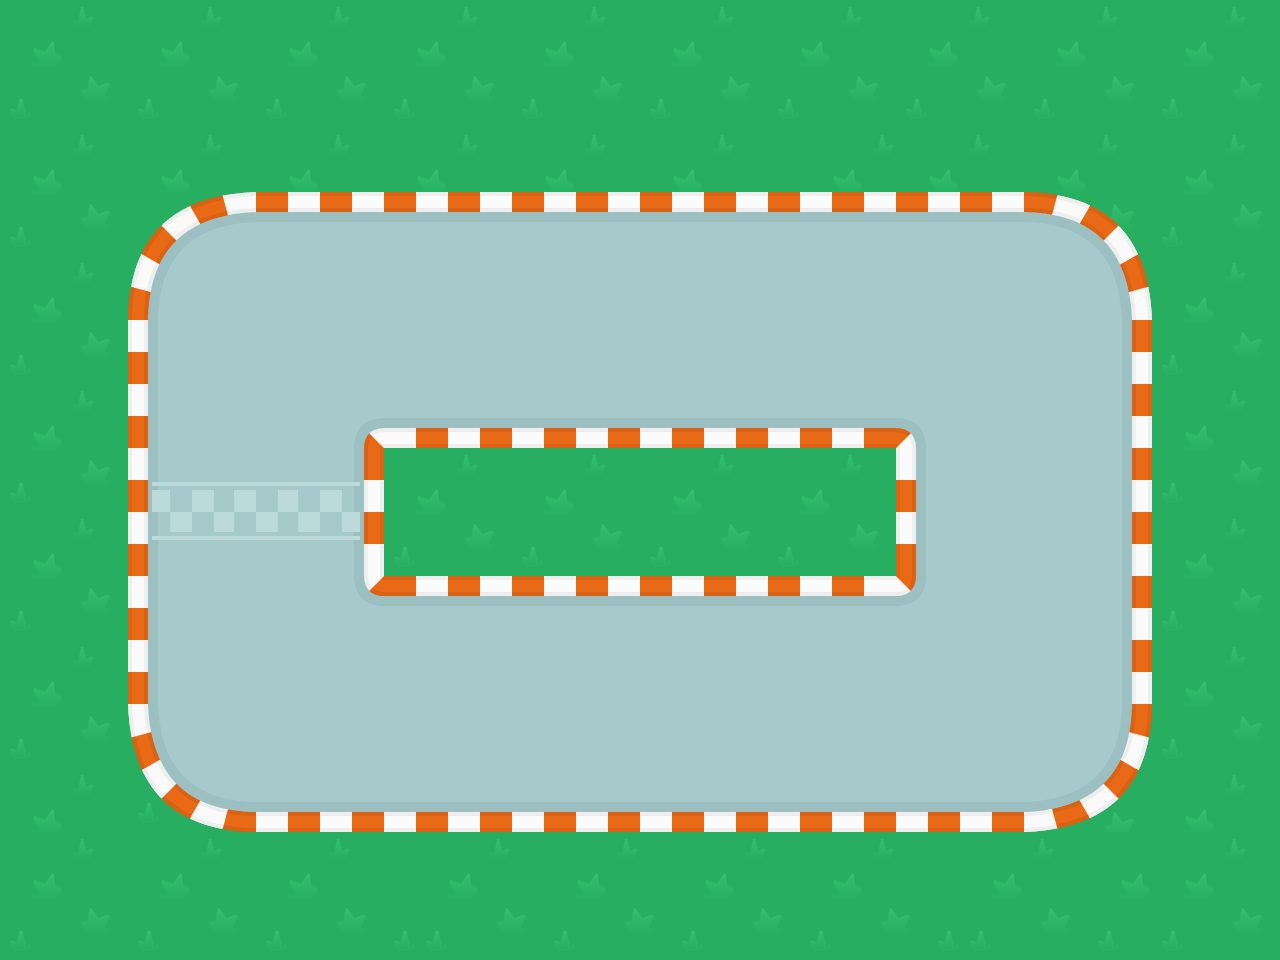

Below is a game level as drawn by its tile map, then a one-line description and the .tmx file that defines it, in full:
An orthogonal 40x30 tile map with 32x32 px tiles, 3 tile layers (backgroundLayer, trackLayer, wallLayer), 2 tilesets and 3 objects (collision, lap_checkpoint, checkpoint).

<map version="1.10" tiledversion="1.10.2" orientation="orthogonal" renderorder="right-down" width="40" height="30" tilewidth="32" tileheight="32" infinite="0" nextlayerid="6" nextobjectid="10">
 <editorsettings>
  <export target="tutorialTrack.tmj" format="json" />
 </editorsettings>
 <tileset firstgid="1" name="trackTileset" tilewidth="128" tileheight="128" tilecount="324" columns="18">
  <image source="spritesheet_tiles.png" width="2304" height="2304" />
  <tile id="183">
   <objectgroup draworder="index" id="3">
    <object id="2" name="collision" x="0.257623" y="107.686" width="127.523" height="19.837" />
   </objectgroup>
  </tile>
 </tileset>
 <tileset firstgid="325" name="wallTileset" tilewidth="32" tileheight="32" tilecount="5184" columns="72">
  <image source="spritesheet_tiles.png" width="2304" height="2304" />
  <tile id="1164">
   <properties>
    <property name="collides" type="bool" value="true" />
   </properties>
  </tile>
  <tile id="1384">
   <properties>
    <property name="collides" type="bool" value="true" />
   </properties>
  </tile>
  <tile id="1455">
   <properties>
    <property name="collides" type="bool" value="true" />
   </properties>
  </tile>
  <tile id="1675">
   <properties>
    <property name="collides" type="bool" value="true" />
   </properties>
  </tile>
  <tile id="2607">
   <properties>
    <property name="collides" type="bool" value="true" />
   </properties>
  </tile>
  <tile id="2611">
   <properties>
    <property name="collides" type="bool" value="true" />
   </properties>
  </tile>
  <tile id="2612">
   <properties>
    <property name="collides" type="bool" value="true" />
   </properties>
  </tile>
  <tile id="2613">
   <properties>
    <property name="collides" type="bool" value="true" />
   </properties>
  </tile>
  <tile id="2614">
   <properties>
    <property name="collides" type="bool" value="true" />
   </properties>
  </tile>
  <tile id="2615">
   <properties>
    <property name="collides" type="bool" value="true" />
   </properties>
  </tile>
  <tile id="2679">
   <properties>
    <property name="collides" type="bool" value="true" />
   </properties>
  </tile>
  <tile id="2683">
   <properties>
    <property name="collides" type="bool" value="true" />
   </properties>
  </tile>
  <tile id="2687">
   <properties>
    <property name="collides" type="bool" value="true" />
   </properties>
  </tile>
  <tile id="2751">
   <properties>
    <property name="collides" type="bool" value="true" />
   </properties>
  </tile>
  <tile id="2755">
   <properties>
    <property name="collides" type="bool" value="true" />
   </properties>
  </tile>
  <tile id="2759">
   <properties>
    <property name="collides" type="bool" value="true" />
   </properties>
  </tile>
  <tile id="2820">
   <properties>
    <property name="collides" type="bool" value="true" />
   </properties>
  </tile>
  <tile id="2821">
   <properties>
    <property name="collides" type="bool" value="true" />
   </properties>
  </tile>
  <tile id="2822">
   <properties>
    <property name="collides" type="bool" value="true" />
   </properties>
  </tile>
  <tile id="2823">
   <properties>
    <property name="collides" type="bool" value="true" />
   </properties>
  </tile>
  <tile id="2827">
   <properties>
    <property name="collides" type="bool" value="true" />
   </properties>
  </tile>
  <tile id="2831">
   <properties>
    <property name="collides" type="bool" value="true" />
   </properties>
  </tile>
  <tile id="2900">
   <properties>
    <property name="collides" type="bool" value="true" />
   </properties>
  </tile>
  <tile id="2901">
   <properties>
    <property name="collides" type="bool" value="true" />
   </properties>
  </tile>
  <tile id="2902">
   <properties>
    <property name="collides" type="bool" value="true" />
   </properties>
  </tile>
  <tile id="2903">
   <properties>
    <property name="collides" type="bool" value="true" />
   </properties>
  </tile>
  <tile id="3108">
   <properties>
    <property name="collides" type="bool" value="true" />
   </properties>
  </tile>
  <tile id="3109">
   <properties>
    <property name="collides" type="bool" value="true" />
   </properties>
  </tile>
  <tile id="3110">
   <properties>
    <property name="collides" type="bool" value="true" />
   </properties>
  </tile>
  <tile id="3111">
   <properties>
    <property name="collides" type="bool" value="true" />
   </properties>
  </tile>
  <tile id="3180">
   <properties>
    <property name="collides" type="bool" value="true" />
   </properties>
  </tile>
  <tile id="3184">
   <properties>
    <property name="collides" type="bool" value="true" />
   </properties>
  </tile>
  <tile id="3188">
   <properties>
    <property name="collides" type="bool" value="true" />
   </properties>
  </tile>
  <tile id="3189">
   <properties>
    <property name="collides" type="bool" value="true" />
   </properties>
  </tile>
  <tile id="3190">
   <properties>
    <property name="collides" type="bool" value="true" />
   </properties>
  </tile>
  <tile id="3191">
   <properties>
    <property name="collides" type="bool" value="true" />
   </properties>
  </tile>
  <tile id="3252">
   <properties>
    <property name="collides" type="bool" value="true" />
   </properties>
  </tile>
  <tile id="3256">
   <properties>
    <property name="collides" type="bool" value="true" />
   </properties>
  </tile>
  <tile id="3260">
   <properties>
    <property name="collides" type="bool" value="true" />
   </properties>
  </tile>
  <tile id="3324">
   <properties>
    <property name="collides" type="bool" value="true" />
   </properties>
  </tile>
  <tile id="3328">
   <properties>
    <property name="collides" type="bool" value="true" />
   </properties>
  </tile>
  <tile id="3332">
   <properties>
    <property name="collides" type="bool" value="true" />
   </properties>
  </tile>
  <tile id="3396">
   <properties>
    <property name="collides" type="bool" value="true" />
   </properties>
  </tile>
  <tile id="3397">
   <properties>
    <property name="collides" type="bool" value="true" />
   </properties>
  </tile>
  <tile id="3398">
   <properties>
    <property name="collides" type="bool" value="true" />
   </properties>
  </tile>
  <tile id="3399">
   <properties>
    <property name="collides" type="bool" value="true" />
   </properties>
  </tile>
  <tile id="3400">
   <properties>
    <property name="collides" type="bool" value="true" />
   </properties>
  </tile>
  <tile id="3404">
   <properties>
    <property name="collides" type="bool" value="true" />
   </properties>
  </tile>
  <tile id="4327">
   <properties>
    <property name="collides" type="bool" value="true" />
   </properties>
  </tile>
  <tile id="4399">
   <properties>
    <property name="collides" type="bool" value="true" />
   </properties>
  </tile>
  <tile id="4471">
   <properties>
    <property name="collides" type="bool" value="true" />
   </properties>
  </tile>
  <tile id="4543">
   <properties>
    <property name="collides" type="bool" value="true" />
   </properties>
  </tile>
  <tile id="4900">
   <properties>
    <property name="collides" type="bool" value="true" />
   </properties>
  </tile>
  <tile id="4972">
   <properties>
    <property name="collides" type="bool" value="true" />
   </properties>
  </tile>
  <tile id="5044">
   <properties>
    <property name="collides" type="bool" value="true" />
   </properties>
  </tile>
  <tile id="5116">
   <properties>
    <property name="collides" type="bool" value="true" />
   </properties>
  </tile>
 </tileset>
 <objectgroup id="5" name="Checkpoints">
  <object id="7" name="lap_checkpoint" gid="4513" x="162.363" y="512" width="189.637" height="32" />
  <object id="8" name="checkpoint" gid="329" x="923.627" y="498.621" width="192.55" height="5.24159" />
 </objectgroup>
 <layer id="2" name="backgroundLayer" width="40" height="30">
  <data encoding="csv">
0,0,0,0,0,0,0,0,0,0,0,0,0,0,0,0,0,0,0,0,0,0,0,0,0,0,0,0,0,0,0,0,0,0,0,0,0,0,0,0,
0,0,0,0,0,0,0,0,0,0,0,0,0,0,0,0,0,0,0,0,0,0,0,0,0,0,0,0,0,0,0,0,0,0,0,0,0,0,0,0,
0,0,0,0,0,0,0,0,0,0,0,0,0,0,0,0,0,0,0,0,0,0,0,0,0,0,0,0,0,0,0,0,0,0,0,0,0,0,0,0,
246,0,0,0,246,0,0,0,246,0,0,0,246,0,0,0,246,0,0,0,246,0,0,0,246,0,0,0,246,0,0,0,246,0,0,0,246,0,0,0,
0,0,0,0,0,0,0,0,0,0,0,0,0,0,0,0,0,0,0,0,0,0,0,0,0,0,0,0,0,0,0,0,0,0,0,0,0,0,0,0,
0,0,0,0,0,0,0,0,0,0,0,0,0,0,0,0,0,0,0,0,0,0,0,0,0,0,0,0,0,0,0,0,0,0,0,0,0,0,0,0,
0,0,0,0,0,0,0,0,0,0,0,0,0,0,0,0,0,0,0,0,0,0,0,0,0,0,0,0,0,0,0,0,0,0,0,0,0,0,0,0,
246,0,0,0,246,0,0,0,246,0,0,0,246,0,0,0,246,0,0,0,246,0,0,0,246,246,0,0,246,0,0,0,246,0,0,0,246,0,0,0,
0,0,0,0,0,0,0,0,0,0,0,0,0,0,0,0,0,0,0,0,0,0,0,0,0,0,0,0,0,0,0,0,0,0,0,0,0,0,0,0,
0,0,0,0,246,0,0,0,0,0,0,0,0,0,0,0,0,0,0,0,0,0,0,0,0,0,0,0,0,0,0,0,0,0,0,0,0,0,0,0,
0,0,0,0,0,0,0,0,0,0,0,0,0,0,0,0,0,0,0,0,0,0,0,0,0,0,0,0,0,0,0,0,0,0,0,0,0,0,0,0,
246,0,0,0,0,0,0,0,246,0,0,0,0,0,0,0,0,0,0,0,0,0,0,0,0,0,0,0,0,0,0,0,246,0,0,0,246,0,0,0,
0,0,0,0,0,0,0,0,0,0,0,0,0,0,0,0,0,0,0,0,0,0,0,0,0,0,0,0,0,0,0,0,0,0,0,0,0,0,0,0,
0,0,0,0,246,0,0,0,0,0,0,0,0,0,0,0,0,0,0,0,0,0,0,0,0,0,0,0,0,0,0,0,0,0,0,0,0,0,0,0,
0,0,0,0,0,0,0,0,0,0,0,0,0,0,0,0,0,0,0,0,0,0,0,0,0,0,0,0,0,0,0,0,0,0,0,0,0,0,0,0,
246,0,0,0,0,0,0,0,0,0,0,0,0,0,0,0,0,0,0,0,0,0,0,0,0,0,0,0,0,0,0,0,0,0,0,0,246,0,0,0,
0,0,0,0,0,0,0,0,0,0,0,0,0,0,0,0,0,0,0,0,0,0,0,0,0,0,0,0,0,0,0,0,0,0,0,0,0,0,0,0,
0,0,0,0,246,0,0,0,0,0,0,0,246,0,0,0,246,0,0,0,246,0,0,0,246,0,0,0,0,0,0,0,0,0,0,0,0,0,0,0,
0,0,0,0,0,0,0,0,0,0,0,0,0,0,0,0,0,0,0,0,0,0,0,0,0,0,0,0,0,0,0,0,0,0,0,0,0,0,0,0,
246,0,0,0,0,0,0,0,0,0,0,0,0,0,0,0,0,0,0,0,0,0,0,0,0,0,0,0,0,0,0,0,0,0,0,0,246,0,0,0,
0,0,0,0,0,0,0,0,0,0,0,0,0,0,0,0,0,0,0,0,0,0,0,0,0,0,0,0,0,0,0,0,0,0,0,0,0,0,0,0,
0,0,0,0,246,0,0,0,0,0,0,0,0,0,0,0,0,0,0,0,0,0,0,0,0,0,0,0,0,0,0,0,0,0,0,0,0,0,0,0,
0,0,0,0,0,0,0,0,0,0,0,0,0,0,0,0,0,0,0,0,0,0,0,0,0,0,0,0,0,0,0,0,0,0,0,0,0,0,0,0,
246,0,0,0,0,0,0,0,246,0,0,0,0,0,0,0,0,0,0,0,0,0,0,0,0,0,0,0,0,0,0,0,246,0,0,0,246,0,0,0,
0,0,0,0,0,0,0,0,0,0,0,0,0,0,0,0,0,0,0,0,0,0,0,0,0,0,0,0,0,0,0,0,0,0,0,0,0,0,0,0,
0,0,0,0,246,0,0,0,0,0,0,0,0,0,0,0,0,0,0,0,0,0,0,0,0,0,0,0,0,0,0,0,0,0,0,0,0,0,0,0,
0,0,0,0,0,0,0,0,0,0,0,0,0,0,0,0,0,0,0,0,0,0,0,0,0,0,0,0,0,0,0,0,246,0,0,0,0,0,0,0,
246,0,0,0,0,0,0,0,246,0,0,0,0,0,0,0,0,0,0,0,0,0,0,0,0,0,0,0,0,0,0,0,0,0,0,0,246,0,0,0,
0,0,0,0,0,0,0,0,0,0,0,0,246,246,0,0,0,0,0,0,0,0,0,0,0,0,0,0,0,0,0,0,0,0,0,0,0,0,0,0,
246,0,0,0,246,0,0,0,246,0,0,0,246,246,0,0,0,246,0,0,0,246,0,0,0,246,0,0,0,246,246,0,0,0,246,0,246,0,0,0
</data>
 </layer>
 <layer id="1" name="trackLayer" width="40" height="30">
  <data encoding="csv">
0,0,0,0,0,0,0,0,0,0,0,0,0,0,0,0,0,0,0,0,0,0,0,0,0,0,0,0,0,0,0,0,0,0,0,0,0,0,0,0,
0,0,0,0,0,0,0,0,0,0,0,0,0,0,0,0,0,0,0,0,0,0,0,0,0,0,0,0,0,0,0,0,0,0,0,0,0,0,0,0,
0,0,0,0,0,0,0,0,0,0,0,0,0,0,0,0,0,0,0,0,0,0,0,0,0,0,0,0,0,0,0,0,0,0,0,0,0,0,0,0,
0,0,0,0,0,0,0,0,0,0,0,0,0,0,0,0,0,0,0,0,0,0,0,0,0,0,0,0,0,0,0,0,0,0,0,0,0,0,0,0,
0,0,0,0,0,0,0,0,0,0,0,0,0,0,0,0,0,0,0,0,0,0,0,0,0,0,0,0,0,0,0,0,0,0,0,0,0,0,0,0,
0,0,0,0,0,0,0,0,0,0,0,0,0,0,0,0,0,0,0,0,0,0,0,0,0,0,0,0,0,0,0,0,0,0,0,0,0,0,0,0,
0,0,0,0,0,0,0,0,0,0,0,0,0,0,0,0,0,0,0,0,0,0,0,0,0,0,0,0,0,0,0,0,0,0,0,0,0,0,0,0,
0,0,0,0,0,0,0,0,0,0,0,0,0,0,0,0,0,0,0,0,0,0,0,0,0,0,0,0,0,0,0,0,0,0,0,0,0,0,0,0,
0,0,0,0,0,0,0,0,0,0,0,0,0,0,0,0,0,0,0,0,0,0,0,0,0,0,0,0,0,0,0,0,0,0,0,0,0,0,0,0,
0,0,0,0,150,0,0,0,186,0,0,0,186,0,0,0,186,0,0,0,186,0,0,0,186,0,0,0,186,0,0,0,132,0,0,0,0,0,0,0,
0,0,0,0,0,0,0,0,0,0,0,0,0,0,0,0,0,0,0,0,0,0,0,0,0,0,0,0,0,0,0,0,0,0,0,0,0,0,0,0,
0,0,0,0,0,0,0,0,0,0,0,0,0,0,0,0,0,0,0,0,0,0,0,0,0,0,0,0,0,0,0,0,0,0,0,0,0,0,0,0,
0,0,0,0,0,0,0,0,0,0,0,0,0,0,0,0,0,0,0,0,0,0,0,0,0,0,0,0,0,0,0,0,0,0,0,0,0,0,0,0,
0,0,0,0,203,0,0,0,95,0,0,0,184,0,0,0,184,0,0,0,184,0,0,0,184,0,0,0,77,0,0,0,167,0,0,0,0,0,0,0,
0,0,0,0,0,0,0,0,0,0,0,0,0,0,0,0,0,0,0,0,0,0,0,0,0,0,0,0,0,0,0,0,0,0,0,0,0,0,0,0,
0,0,0,0,0,0,0,0,0,0,0,0,0,0,0,0,0,0,0,0,0,0,0,0,0,0,0,0,0,0,0,0,0,0,0,0,0,0,0,0,
0,0,0,0,0,0,0,0,0,0,0,0,0,0,0,0,0,0,0,0,0,0,0,0,0,0,0,0,0,0,0,0,0,0,0,0,0,0,0,0,
0,0,0,0,308,0,0,0,272,0,0,0,0,0,0,0,0,0,0,0,0,0,0,0,0,0,0,0,203,0,0,0,167,0,0,0,0,0,0,0,
0,0,0,0,0,0,0,0,0,0,0,0,0,0,0,0,0,0,0,0,0,0,0,0,0,0,0,0,0,0,0,0,0,0,0,0,0,0,0,0,
0,0,0,0,0,0,0,0,0,0,0,0,0,0,0,0,0,0,0,0,0,0,0,0,0,0,0,0,0,0,0,0,0,0,0,0,0,0,0,0,
0,0,0,0,0,0,0,0,0,0,0,0,0,0,0,0,0,0,0,0,0,0,0,0,0,0,0,0,0,0,0,0,0,0,0,0,0,0,0,0,
0,0,0,0,203,0,0,0,94,0,0,0,186,0,0,0,186,0,0,0,186,0,0,0,186,0,0,0,76,0,0,0,167,0,0,0,0,0,0,0,
0,0,0,0,0,0,0,0,0,0,0,0,0,0,0,0,0,0,0,0,0,0,0,0,0,0,0,0,0,0,0,0,0,0,0,0,0,0,0,0,
0,0,0,0,0,0,0,0,0,0,0,0,0,0,0,0,0,0,0,0,0,0,0,0,0,0,0,0,0,0,0,0,0,0,0,0,0,0,0,0,
0,0,0,0,0,0,0,0,0,0,0,0,0,0,0,0,0,0,0,0,0,0,0,0,0,0,0,0,0,0,0,0,0,0,0,0,0,0,0,0,
0,0,0,0,149,0,0,0,184,0,0,0,184,0,0,0,184,0,0,0,184,0,0,0,184,0,0,0,184,0,0,0,131,0,0,0,0,0,0,0,
0,0,0,0,0,0,0,0,0,0,0,0,0,0,0,0,0,0,0,0,0,0,0,0,0,0,0,0,0,0,0,0,0,0,0,0,0,0,0,0,
0,0,0,0,0,0,0,0,0,0,0,0,0,0,0,0,0,0,0,0,0,0,0,0,0,0,0,0,0,0,0,0,0,0,0,0,0,0,0,0,
0,0,0,0,0,0,0,0,0,0,0,0,0,0,0,0,0,0,0,0,0,0,0,0,0,0,0,0,0,0,0,0,0,0,0,0,0,0,0,0,
0,0,0,0,0,0,0,0,0,0,0,0,0,0,0,0,0,0,0,0,0,0,0,0,0,0,0,0,0,0,0,0,0,0,0,0,0,0,0,0
</data>
 </layer>
 <layer id="3" name="wallLayer" width="40" height="30">
  <data encoding="csv">
0,0,0,0,0,0,0,0,0,0,0,0,0,0,0,0,0,0,0,0,0,0,0,0,0,0,0,0,0,0,0,0,0,0,0,0,0,0,0,0,
0,0,0,0,0,0,0,0,0,0,0,0,0,0,0,0,0,0,0,0,0,0,0,0,0,0,0,0,0,0,0,0,0,0,0,0,0,0,0,0,
0,0,0,0,0,0,0,0,0,0,0,0,0,0,0,0,0,0,0,0,0,0,0,0,0,0,0,0,0,0,0,0,0,0,0,0,0,0,0,0,
0,0,0,0,0,0,0,0,0,0,0,0,0,0,0,0,0,0,0,0,0,0,0,0,0,0,0,0,0,0,0,0,0,0,0,0,0,0,0,0,
0,0,0,0,0,0,0,0,0,0,0,0,0,0,0,0,0,0,0,0,0,0,0,0,0,0,0,0,0,0,0,0,0,0,0,0,0,0,0,0,
0,0,0,0,0,0,0,0,0,0,0,0,0,0,0,0,0,0,0,0,0,0,0,0,0,0,0,0,0,0,0,0,0,0,0,0,0,0,0,0,
0,0,0,0,3513,3514,3515,3516,3225,3226,3227,3228,3225,3226,3227,3228,3225,3226,3227,3228,3225,3226,3227,3228,3225,3226,3227,3228,3225,3226,3227,3228,2937,2938,2939,2940,0,0,0,0,
0,0,0,0,3585,0,0,0,0,0,0,0,0,0,0,0,0,0,0,0,0,0,0,0,0,0,0,0,0,0,0,0,0,0,0,3012,0,0,0,0,
0,0,0,0,3657,0,0,0,0,0,0,0,0,0,0,0,0,0,0,0,0,0,0,0,0,0,0,0,0,0,0,0,0,0,0,3084,0,0,0,0,
0,0,0,0,3729,0,0,0,0,0,0,0,0,0,0,0,0,0,0,0,0,0,0,0,0,0,0,0,0,0,0,0,0,0,0,3156,0,0,0,0,
0,0,0,0,3509,0,0,0,0,0,0,0,0,0,0,0,0,0,0,0,0,0,0,0,0,0,0,0,0,0,0,0,0,0,0,2936,0,0,0,0,
0,0,0,0,3581,0,0,0,0,0,0,0,0,0,0,0,0,0,0,0,0,0,0,0,0,0,0,0,0,0,0,0,0,0,0,3008,0,0,0,0,
0,0,0,0,3653,0,0,0,0,0,0,0,0,0,0,0,0,0,0,0,0,0,0,0,0,0,0,0,0,0,0,0,0,0,0,3080,0,0,0,0,
0,0,0,0,3725,0,0,0,0,0,0,2000,3433,3434,3435,3436,3433,3434,3435,3436,3433,3434,3435,3436,3433,3434,3435,3436,1709,0,0,0,0,0,0,3152,0,0,0,0,
0,0,0,0,5225,0,0,0,0,0,0,4652,0,0,0,0,0,0,0,0,0,0,0,0,0,0,0,0,3509,0,0,0,0,0,0,2936,0,0,0,0,
0,0,0,0,5297,0,0,0,0,0,0,4724,0,0,0,0,0,0,0,0,0,0,0,0,0,0,0,0,3581,0,0,0,0,0,0,3008,0,0,0,0,
0,0,0,0,5369,0,0,0,0,0,0,4796,0,0,0,0,0,0,0,0,0,0,0,0,0,0,0,0,3653,0,0,0,0,0,0,3080,0,0,0,0,
0,0,0,0,5441,0,0,0,0,0,0,4868,0,0,0,0,0,0,0,0,0,0,0,0,0,0,0,0,3725,0,0,0,0,0,0,3152,0,0,0,0,
0,0,0,0,3509,0,0,0,0,0,0,1780,3225,3226,3227,3228,3225,3226,3227,3228,3225,3226,3227,3228,3225,3226,3227,3228,1489,0,0,0,0,0,0,2936,0,0,0,0,
0,0,0,0,3581,0,0,0,0,0,0,0,0,0,0,0,0,0,0,0,0,0,0,0,0,0,0,0,0,0,0,0,0,0,0,3008,0,0,0,0,
0,0,0,0,3653,0,0,0,0,0,0,0,0,0,0,0,0,0,0,0,0,0,0,0,0,0,0,0,0,0,0,0,0,0,0,3080,0,0,0,0,
0,0,0,0,3725,0,0,0,0,0,0,0,0,0,0,0,0,0,0,0,0,0,0,0,0,0,0,0,0,0,0,0,0,0,0,2860,0,0,0,0,
0,0,0,0,3505,0,0,0,0,0,0,0,0,0,0,0,0,0,0,0,0,0,0,0,0,0,0,0,0,0,0,0,0,0,0,2932,0,0,0,0,
0,0,0,0,3577,0,0,0,0,0,0,0,0,0,0,0,0,0,0,0,0,0,0,0,0,0,0,0,0,0,0,0,0,0,0,3004,0,0,0,0,
0,0,0,0,3649,0,0,0,0,0,0,0,0,0,0,0,0,0,0,0,0,0,0,0,0,0,0,0,0,0,0,0,0,0,3075,3076,0,0,0,0,
0,0,0,0,3721,3722,3723,3724,3433,3434,3435,3436,3435,3436,3433,3434,3435,3436,3433,3434,3435,3436,3433,3434,3435,3436,3433,3434,3433,3434,3435,3436,3145,3146,3147,3148,0,0,0,0,
0,0,0,0,0,0,0,0,0,0,0,0,0,0,0,0,0,0,0,0,0,0,0,0,0,0,0,0,0,0,0,0,0,0,0,0,0,0,0,0,
0,0,0,0,0,0,0,0,0,0,0,0,0,0,0,0,0,0,0,0,0,0,0,0,0,0,0,0,0,0,0,0,0,0,0,0,0,0,0,0,
0,0,0,0,0,0,0,0,0,0,0,0,0,0,0,0,0,0,0,0,0,0,0,0,0,0,0,0,0,0,0,0,0,0,0,0,0,0,0,0,
0,0,0,0,0,0,0,0,0,0,0,0,0,0,0,0,0,0,0,0,0,0,0,0,0,0,0,0,0,0,0,0,0,0,0,0,0,0,0,0
</data>
 </layer>
</map>
